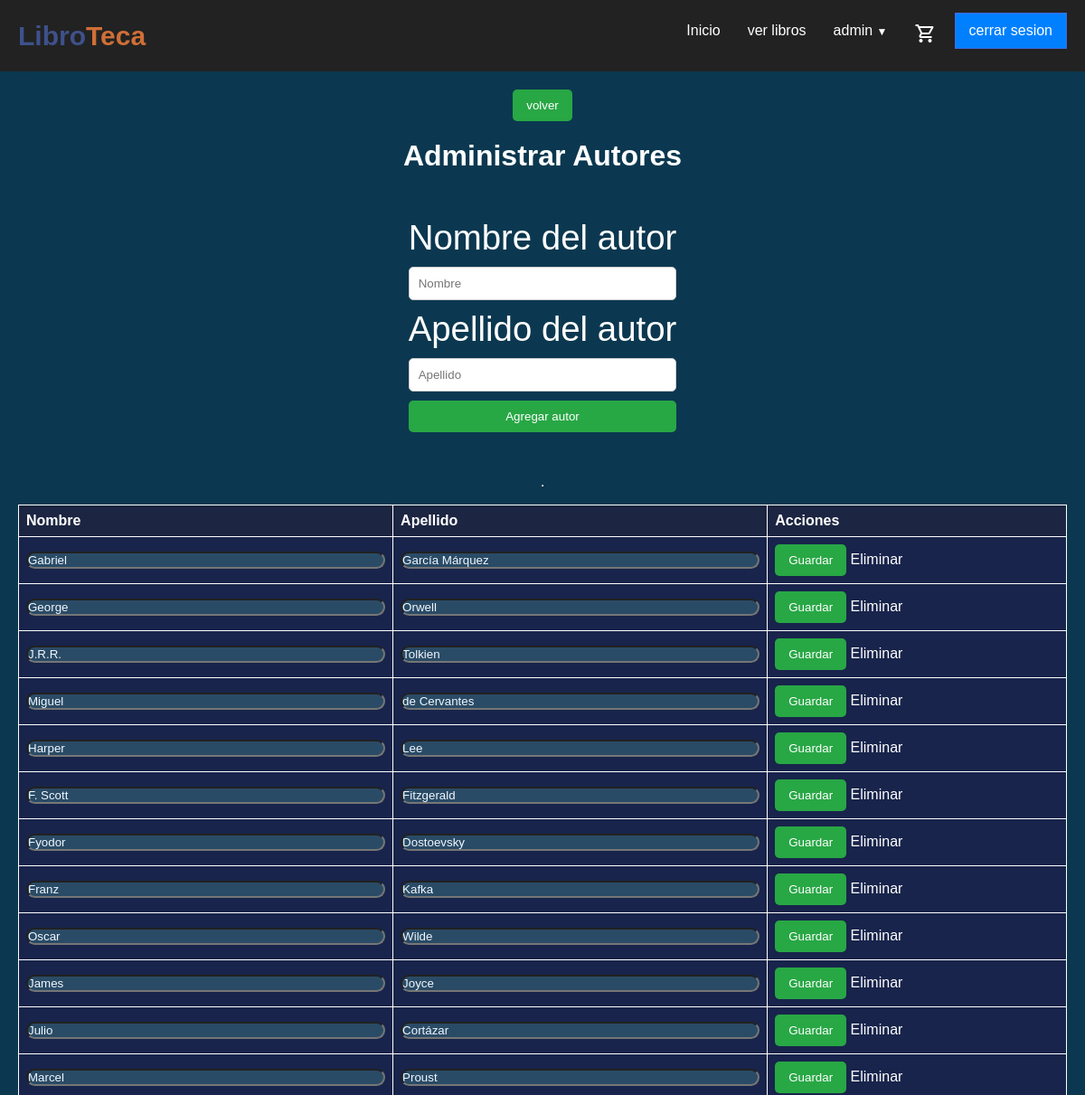
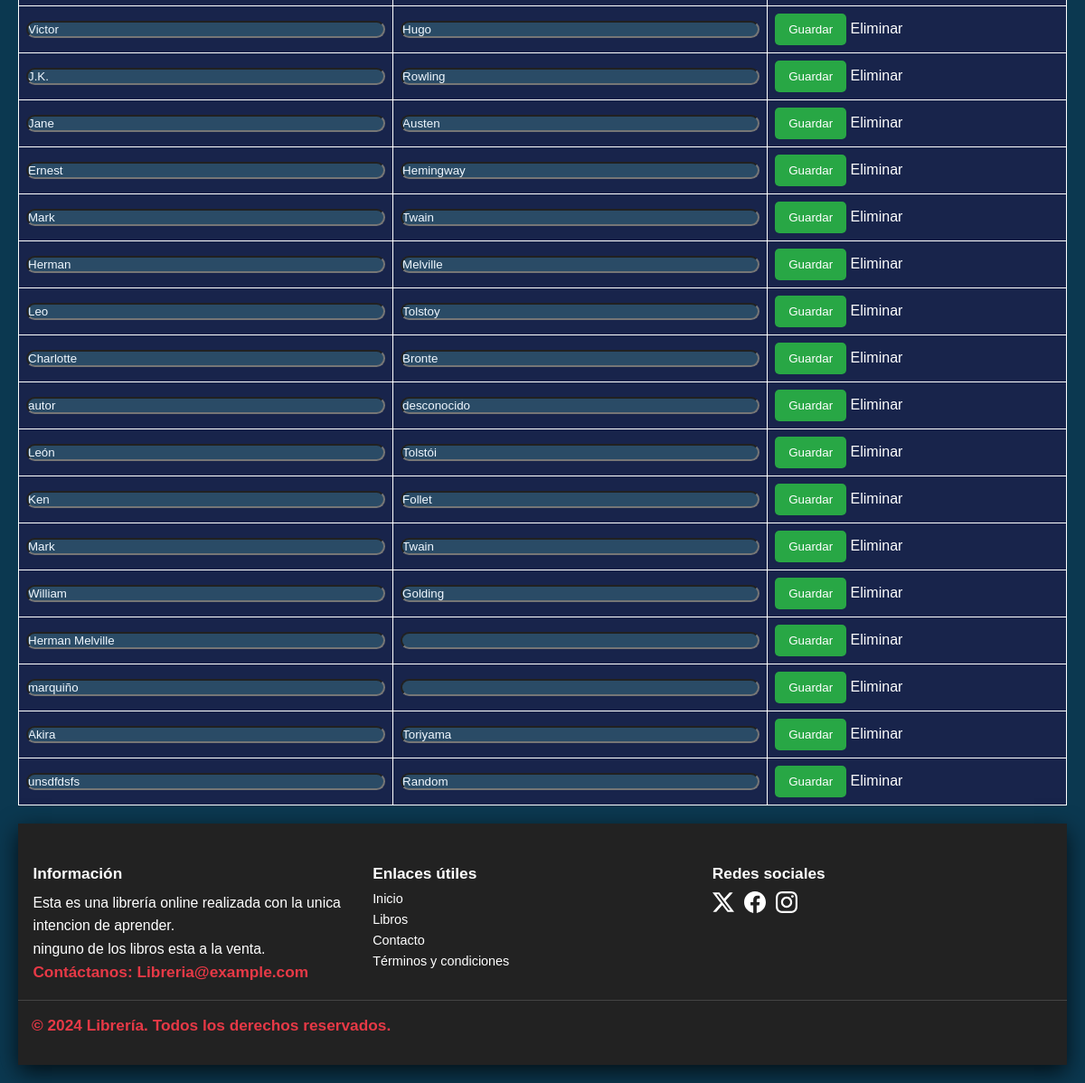
The app's page /agregarautor (signed in) with its own data (2 pictures, top to bottom).
### models/controladordatabase.py (models this page shows, shortened)
class Autor(db.Model):
    __tablename__ = 'Autores'
    id = db.Column(db.Integer, primary_key=True)
    nombre = db.Column(db.String(100), nullable=False)
    apellido = db.Column(db.String(100), nullable=False)
    nacionalidad = db.Column(db.String(100), nullable=True)
    libros = db.relationship('Libros', backref='autor', lazy=True)

### routes/libros.py (the view, shortened to what this page needs)
@libros.route('/agregarautor', methods=['GET', 'POST'])
@admin_required
def agregar_autor():
    autores = Autor.query.all()
    return render_template('libros/agregar_autor.html', autores=autores)

### routes/login.py (called while the page is built)
def admin_required(f):
    @wraps(f)
    def decorated_function(*args, **kwargs):
        if "nombre" not in session:
            flash("Acceso denegado: Debes iniciar sesión.")
            return redirect(url_for('user.index_login'))
        if session.get('rol') != 'admin':
            flash("Acceso denegado: Se requiere rol de administrador.")
            return redirect(url_for('libros.bienvenida'))
        return f(*args, **kwargs)
    return decorated_function

### templates/libros/agregar_autor.html (shortened to what this page needs)
{% extends 'layout.html' %}
{% block content %}
<button onclick="window.history.back()">volver</button>
    <h1>Administrar Autores</h1>
    <form action="{{ url_for('libros.agregar_autor') }}" method="post">
        <label for="nombre_autor">Nombre del autor</label>
        <input type="text" name="nombre_autor" placeholder="Nombre" class="input_field" required>
        <label for="apellido_autor">Apellido del autor</label>
        <input type="text" name="apellido_autor" placeholder="Apellido" class="input_field">
        <button type="submit" class="btn_log">Agregar autor</button>
    </form><br>
    <hr>
    <table class="table">
        <thead>
            <tr>
                <th>Nombre</th>
                <th>Apellido</th>
                <th>Acciones</th>
            </tr>
        </thead>
        <tbody>
            {% for autor in autores %}
            <tr>
                <form action="{{ url_for('libros.editar_autor', id=autor.id) }}" method="post">
                    <td>
                        <input style="border-radius: 30px; width: 100%; height: 100%; background-color: #2a4b66; color: aliceblue;" type="text" name="nombre_autor" value="{{ autor.nombre }}" class="input_field" required>
                    </td>
                    <td>
                        <input style="border-radius: 30px; width: 100%; height: 100%; background-color: #2a4b66; color: aliceblue;" type="text" name="apellido_autor" value="{{ autor.apellido }}" class="input_field">
                    </td>
                    <td>
                        <button type="submit" class="btn_log">Guardar</button>
                        <a href="{{ url_for('libros.eliminar_autor', id=autor.id) }}" class="btn_delete" onclick="return confirm('¿Estás seguro de eliminar este autor?');">Eliminar</a>
                    </td>
                </form>
            </tr>
            {% endfor %}
        </tbody>
    </table>
{% endblock %}

### static/css/tabla.css (style rules this page uses)
table { margin: 0 0 0 0; width: 100%; border-collapse: collapse; }
th, td { border: 1px solid #ffffff; padding: 8px; text-align: left; color: #ffffff; background-color: #18244b; }
th { background-color: var(--color-azul-marino); }
h1 { font-size: 2rem; color: #fff; }

### static/css/navbar.css (style rules this page uses)
* { box-sizing: border-box; padding: 0; margin: 0; }
body { font-family: sans-serif; font-size: 16px; }
a { color: white; text-decoration: none; }

### static/css/login.css (style rules this page uses)
:root { --color-azul: #0b3850; --color-azul-marino: #1C2541; --color-gris-claro: #E0E0E0; --color-blanco: #FFFFFF; --color-gris-oscuro: #333333; --color-naranja: #F4A261; --color-naranja-oscuro: #cf6f37; --primary: 237, 94%, 81%; --background: 266, 16%, 92%; --background-secondary: 256, 12%, 12%; --background-secondary-dark: 256, 10%, 10%; --background-secondary-light: 257, 11%, 16%; --text-primary: 0, 0%, 0%; --black: 0, 0%, 0%; --white: 0, 0%, 100%; --quite-gray: 0, 0%, 50%; --grooble: 10, 28%, 93%; --heading-large: 5.6rem; --heading-medium: 3.6rem; --heading-small: 2.4rem; --paragraph: 1.11rem; --navbar-buttons: 2.4rem; --transition-main: .175, .685, .32; --font-main: "Poppins"; }

### static/css/detalles.css (style rules this page uses)
* { margin: 0; padding: 0; box-sizing: border-box; }
a { user-select: none; outline: none; }
label { color: #ffffff; font-size: var(--heading-small); }
body { background-color: var(--color-azul); }
main#main h1 { font-size: 2em; margin-bottom: 10px; color: #ffffff; text-align: center; }
button { background-color: #4c00ff; border: none; padding: 10px 20px; border-radius: 10px; cursor: pointer; color: white; }

### static/css/carousel.css (style rules this page uses)
form { margin-top: 20px; display: flex; flex-direction: column; gap: 10px; }
form input, form textarea { padding: 10px; border: 1px solid #ccc; border-radius: 5px; }
button { background-color: #28a745; color: white; padding: 10px 15px; border: none; border-radius: 5px; cursor: pointer; }

### records on screen
Autor: nombre_autor "Gabriel", apellido_autor "García Márquez"
Autor: nombre_autor "George", apellido_autor "Orwell"
Autor: nombre_autor "J.R.R.", apellido_autor "Tolkien"
Autor: nombre_autor "Miguel", apellido_autor "de Cervantes"
Autor: nombre_autor "Harper", apellido_autor "Lee"
Autor: nombre_autor "F. Scott", apellido_autor "Fitzgerald"
Autor: nombre_autor "Fyodor", apellido_autor "Dostoevsky"
Autor: nombre_autor "Franz", apellido_autor "Kafka"
Autor: nombre_autor "Oscar", apellido_autor "Wilde"
Autor: nombre_autor "James", apellido_autor "Joyce"
Autor: nombre_autor "Julio", apellido_autor "Cortázar"
Autor: nombre_autor "Marcel", apellido_autor "Proust"
Autor: nombre_autor "Victor", apellido_autor "Hugo"
Autor: nombre_autor "J.K.", apellido_autor "Rowling"
Autor: nombre_autor "Jane", apellido_autor "Austen"
Autor: nombre_autor "Ernest", apellido_autor "Hemingway"
Autor: nombre_autor "Mark", apellido_autor "Twain"
Autor: nombre_autor "Herman", apellido_autor "Melville"
Autor: nombre_autor "Leo", apellido_autor "Tolstoy"
Autor: nombre_autor "Charlotte", apellido_autor "Bronte"
Autor: nombre_autor "autor", apellido_autor "desconocido"
Autor: nombre_autor "León", apellido_autor "Tolstói"
Autor: nombre_autor "Ken", apellido_autor "Follet"
Autor: nombre_autor "Mark", apellido_autor "Twain"
Autor: nombre_autor "William", apellido_autor "Golding"
Autor: nombre_autor "Herman Melville"
Autor: nombre_autor "marquiño"
Autor: nombre_autor "Akira", apellido_autor "Toriyama"
Autor: nombre_autor "unsdfdsfs", apellido_autor "Random"
